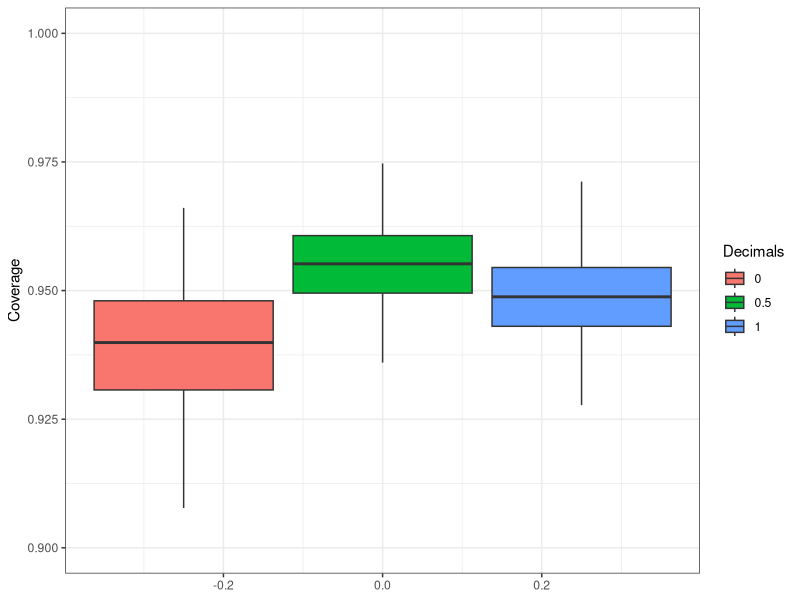

Generate this figure with R:
setwd("~/unknown_locs/")

library(readr)
library(ggplot2)

df <- read_table2("output/simulation.txt", col_names = FALSE)
df <- df[,1:5]
colnames(df) <- c("Model","Decimals","Covered95", "Covered80","Covered50")
df$Model <- factor(df$Model)
df$Decimals <- factor(df$Decimals)
df$Covered95 <- as.numeric(df$Covered95)
df$Covered80 <- as.numeric(df$Covered80)
df$Covered50 <- as.numeric(df$Covered50)

library(reshape2)
df <- melt(df,measure.vars=3:5,value.name = "Covered",variable.name = "Level")
df1 <- df[df$Level=="Covered95",]
df1 <- df1[,-3]

tab1 <- table(df1)[,,2] / (table(df1)[,,2] + table(df1)[,,1])
tab1

df1 <- df[df$Level=="Covered80",]
df1 <- df1[,-3]

tab2 <- table(df1)[,,2] / (table(df1)[,,2] + table(df1)[,,1])
tab2

df1 <- df[df$Level=="Covered50",]
df1 <- df1[,-3]

tab3 <- table(df1)[,,2] / (table(df1)[,,2] + table(df1)[,,1])
tab3


locs <- read_table2("output/simulationLocsCoverage.txt", col_names = FALSE)
locs <- locs[,1:2]
colnames(locs) <- c("Decimals","Coverage")
locs$Decimals <- factor(locs$Decimals)

gg <- ggplot(locs,aes(y=Coverage,fill=Decimals)) +
  geom_boxplot(outlier.shape = NA) +
  ylim(c(0.9,1))+
  theme_bw()
  
gg



